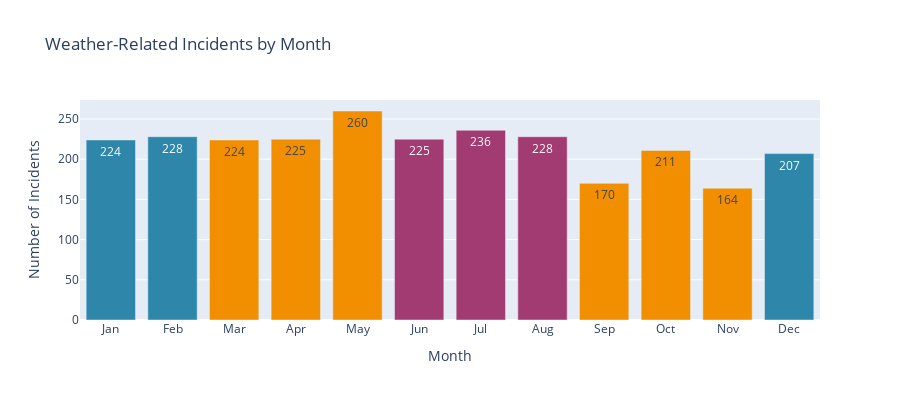

Notebook source saved alongside this figure:
### Code cell
# Analyze weather-related incident clustering
print("\n🌧️ Weather-Related Incident Analysis")
print("="*50)

weather_incidents = incident_df[incident_df['weather_related'] == 'Yes']
weather_pct_total = len(weather_incidents) / len(incident_df) * 100

print(f"\nTotal weather-related incidents: {len(weather_incidents):,} ({weather_pct_total:.1f}%)")

# Compare clearance times
weather_clearance = weather_incidents['clearance_minutes'].mean()
normal_clearance = incident_df[incident_df['weather_related'] == 'No']['clearance_minutes'].mean()

print(f"\nAverage clearance times:")
print(f"   Weather-related: {weather_clearance:.1f} minutes")
print(f"   Normal conditions: {normal_clearance:.1f} minutes")
print(f"   Difference: +{weather_clearance - normal_clearance:.1f} minutes ({(weather_clearance/normal_clearance - 1)*100:.0f}% longer)")

# Monthly distribution of weather incidents
weather_by_month = weather_incidents.groupby('month')['incident_id'].count()
weather_by_month = weather_by_month.reindex(range(1, 13), fill_value=0)

fig = go.Figure()
fig.add_trace(go.Bar(
    x=['Jan', 'Feb', 'Mar', 'Apr', 'May', 'Jun', 'Jul', 'Aug', 'Sep', 'Oct', 'Nov', 'Dec'],
    y=weather_by_month.values,
    marker_color=['#2E86AB' if m in [12, 1, 2] else '#A23B72' if m in [6, 7, 8] else '#F18F01' for m in range(1, 13)],
    text=weather_by_month.values,
    textposition='auto'
))

fig.update_layout(
    title="Weather-Related Incidents by Month",
    xaxis_title="Month",
    yaxis_title="Number of Incidents",
    height=400,
    showlegend=False
)

fig.show()

# Peak months
top_3_months = weather_by_month.nlargest(3)
month_names = ['Jan', 'Feb', 'Mar', 'Apr', 'May', 'Jun', 'Jul', 'Aug', 'Sep', 'Oct', 'Nov', 'Dec']
print("\n🗓️ Peak Weather-Impact Months:")
for month, count in top_3_months.items():
    print(f"   {month_names[month-1]}: {count} incidents")

### Figure 1 — Plotly figure (JSON) as saved in the notebook; plotly's stock layout.template omitted (floating-point values rounded to 4 significant figures)
{"data": [{"marker": {"color": ["#2E86AB", "#2E86AB", "#F18F01", "#F18F01", "#F18F01", "#A23B72", "#A23B72", "#A23B72", "#F18F01", "#F18F01", "#F18F01", "#2E86AB"]}, "text": [224.0, 228.0, 224.0, 225.0, 260.0, 225.0, 236.0, 228.0, 170.0, 211.0, 164.0, 207.0], "textposition": "auto", "type": "bar", "x": ["Jan", "Feb", "Mar", "Apr", "May", "Jun", "Jul", "Aug", "Sep", "Oct", "Nov", "Dec"], "y": [224, 228, 224, 225, 260, 225, 236, 228, 170, 211, 164, 207]}], "layout": {"height": 400, "showlegend": false, "title": {"text": "Weather-Related Incidents by Month"}, "xaxis": {"title": {"text": "Month"}}, "yaxis": {"title": {"text": "Number of Incidents"}}}}
